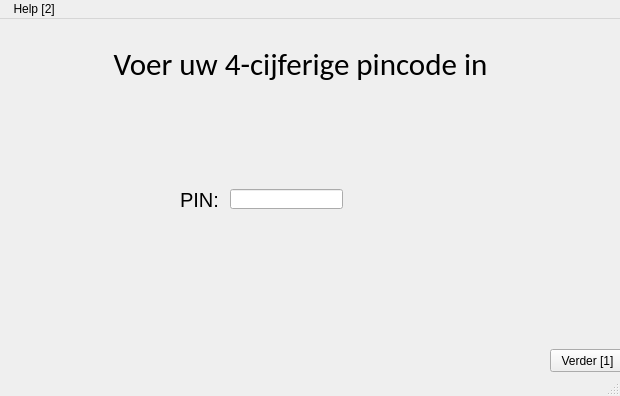
<?xml version="1.0" encoding="UTF-8"?>
<ui version="4.0">
 <class>main</class>
 <widget class="QMainWindow" name="main">
  <property name="geometry">
   <rect>
    <x>0</x>
    <y>0</y>
    <width>620</width>
    <height>396</height>
   </rect>
  </property>
  <property name="windowTitle">
   <string>Welkom</string>
  </property>
  <widget class="QWidget" name="centralwidget">
   <widget class="QLabel" name="label">
    <property name="geometry">
     <rect>
      <x>70</x>
      <y>20</y>
      <width>461</width>
      <height>51</height>
     </rect>
    </property>
    <property name="font">
     <font>
      <family>Calibri</family>
      <pointsize>23</pointsize>
     </font>
    </property>
    <property name="text">
     <string>Voer uw 4-cijferige pincode in</string>
    </property>
    <property name="alignment">
     <set>Qt::AlignCenter</set>
    </property>
   </widget>
   <widget class="QLabel" name="label_2">
    <property name="geometry">
     <rect>
      <x>180</x>
      <y>170</y>
      <width>41</width>
      <height>21</height>
     </rect>
    </property>
    <property name="font">
     <font>
      <pointsize>15</pointsize>
     </font>
    </property>
    <property name="text">
     <string>PIN:</string>
    </property>
   </widget>
   <widget class="QPushButton" name="pushButton_2">
    <property name="geometry">
     <rect>
      <x>550</x>
      <y>330</y>
      <width>75</width>
      <height>23</height>
     </rect>
    </property>
    <property name="text">
     <string>Verder [1]</string>
    </property>
   </widget>
   <widget class="QLineEdit" name="lineEdit">
    <property name="geometry">
     <rect>
      <x>230</x>
      <y>170</y>
      <width>113</width>
      <height>20</height>
     </rect>
    </property>
   </widget>
  </widget>
  <widget class="QMenuBar" name="menubar">
   <property name="geometry">
    <rect>
     <x>0</x>
     <y>0</y>
     <width>620</width>
     <height>22</height>
    </rect>
   </property>
   <widget class="QMenu" name="menuHelp">
    <property name="title">
     <string> Help [2]</string>
    </property>
   </widget>
   <addaction name="menuHelp"/>
  </widget>
  <widget class="QStatusBar" name="statusbar"/>
 </widget>
 <resources/>
 <connections/>
</ui>
